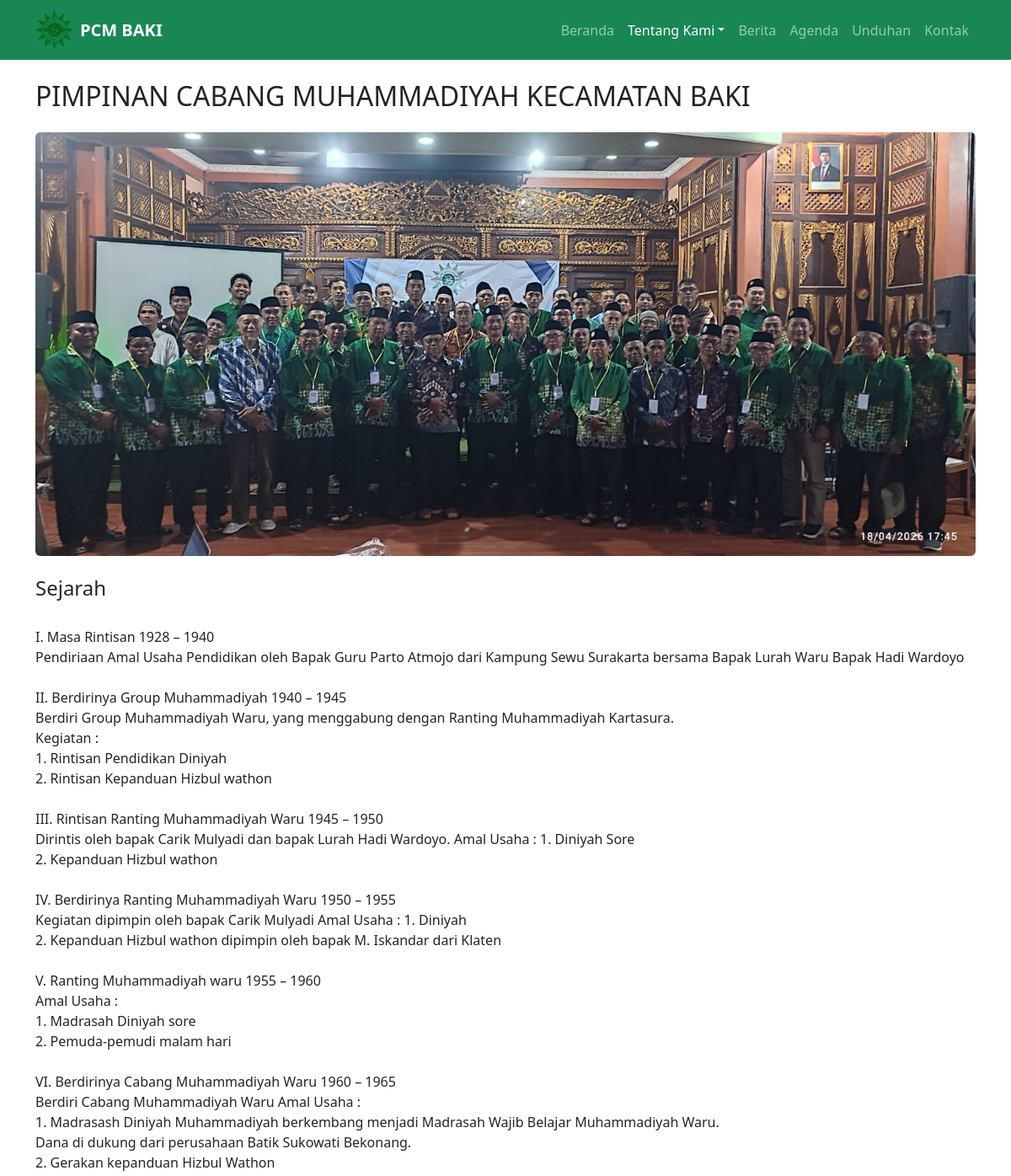
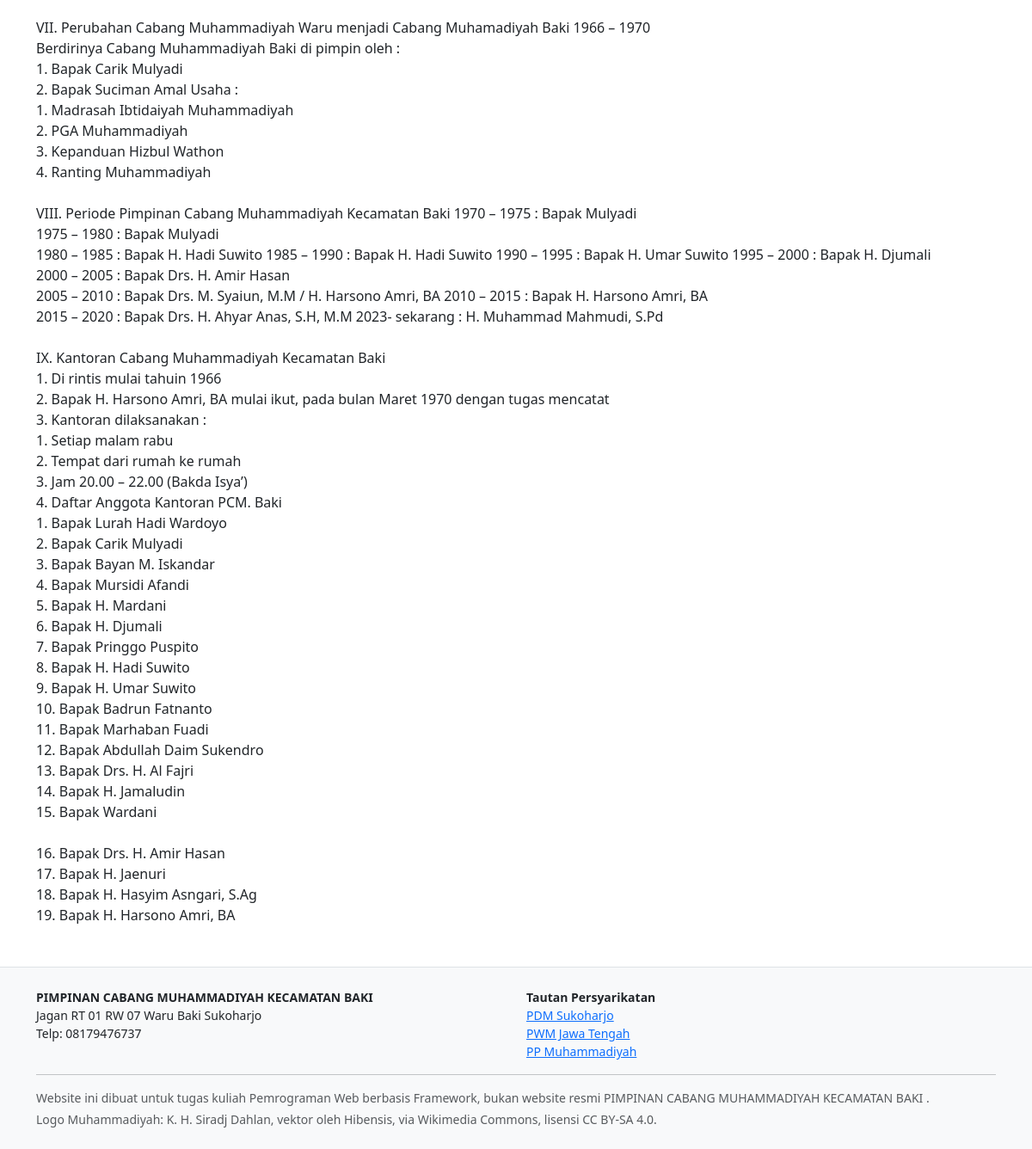
The page /profil/ on the database its author committed (2 pictures, top to bottom).
### web/models.py (models this page shows, shortened)
class ProfilOrganisasi(models.Model):
    nama = models.CharField(max_length=200)
    nama_singkat = models.CharField(max_length=50)
    tagline = models.CharField(max_length=200, blank=True)
    tentang = models.TextField(blank=True)
    sejarah = models.TextField(blank=True)
    visi = models.TextField(blank=True)
    misi = models.TextField(blank=True, help_text="Tulis satu misi per baris.")
    alamat_sekretariat = models.TextField(blank=True)
    telepon = models.CharField(max_length=50, blank=True)
    email = models.EmailField(blank=True)
    jumlah_anggota_ktam = models.PositiveIntegerField(default=0, verbose_name="jumlah anggota ber-KTAM")
    gambar_hero = models.ImageField(upload_to="hero/", blank=True)
    class Meta:
        verbose_name = "profil organisasi"
        verbose_name_plural = "profil organisasi"
    @property
    def daftar_misi(self):
        return [baris.strip() for baris in self.misi.splitlines() if baris.strip()]

class TautanTerkait(models.Model):
    nama = models.CharField(max_length=150)
    url = models.URLField()
    urutan = models.PositiveIntegerField(default=0)
    class Meta:
        ordering = ["urutan"]
        verbose_name = "tautan terkait"
        verbose_name_plural = "tautan terkait"

### web/views.py (the view)
# urls.py: path("profil/", views.profil, name="profil"),
def profil(request):
    profil = ProfilOrganisasi.objects.first()
    return render(request, "web/profil.html", {"profil": profil})

### web/context_processors.py (called while the page is built)
def situs(request):
    return {
        "profil": ProfilOrganisasi.objects.first(),
        "tautan_terkait": TautanTerkait.objects.all(),
    }

### web/templates/web/profil.html (shortened to what this page needs)
{% extends "base.html" %}
{% block content %}
{% if profil %}
  <header class="mb-4">
    <h1 class="h2">{{ profil.nama }}</h1>
  </header>
  {% if profil.gambar_hero %}
    <img src="{{ profil.gambar_hero.url }}" alt="{{ profil.nama }}" class="img-fluid rounded mb-4">
  {% endif %}
  {% if profil.sejarah %}
    <section class="mb-4">
      <h2 class="h4">Sejarah</h2>
      <p>{{ profil.sejarah|linebreaksbr }}</p>
    </section>
  {% endif %}
{% else %}
  <div class="alert alert-info">Profil organisasi belum diisi. Silakan isi lewat halaman admin.</div>
{% endif %}
{% endblock %}

### templates/partials/_header.html (shortened to what this page needs)
{% load static %}
{% with nama=request.resolver_match.url_name %}
<nav class="navbar navbar-expand-lg navbar-dark bg-success">
  <div class="container">
    <a class="navbar-brand d-flex align-items-center gap-2"
       href="{% url 'web:beranda' %}">
      <img
        src="{% static 'img/logo-muhammadiyah.webp' %}"
        alt="Logo Muhammadiyah"
        width="45"
        height="45"
        class="object-fit-contain"
      >
      <span>
        <strong>{{ profil.nama_singkat|default:"PCM" }}</strong>
      </span>
    </a>
    <div class="collapse navbar-collapse" id="menu">
      <ul class="navbar-nav ms-auto">
        <li class="nav-item"><a class="nav-link {% if nama == 'beranda' %}active{% endif %}" href="{% url 'web:beranda' %}">Beranda</a></li>
        <li class="nav-item dropdown">
          <button type="button" class="nav-link dropdown-toggle {% if nama == 'profil' or nama == 'pimpinan' or nama == 'ranting' or nama == 'amal_usaha' %}active{% endif %}" data-bs-toggle="dropdown" aria-expanded="false">Tentang Kami</button>
        </li>
        <li class="nav-item"><a class="nav-link {% if nama == 'berita' or nama == 'berita_detail' %}active{% endif %}" href="{% url 'web:berita' %}">Berita</a></li>
        <li class="nav-item"><a class="nav-link {% if nama == 'agenda' %}active{% endif %}" href="{% url 'web:agenda' %}">Agenda</a></li>
        <li class="nav-item"><a class="nav-link {% if nama == 'unduhan' %}active{% endif %}" href="{% url 'web:unduhan' %}">Unduhan</a></li>
        <li class="nav-item"><a class="nav-link {% if nama == 'kontak' %}active{% endif %}" href="{% url 'web:kontak' %}">Kontak</a></li>
      </ul>
    </div>
  </div>
</nav>
{% endwith %}

### templates/partials/_footer.html (shortened to what this page needs)
<footer class="bg-light border-top py-4 mt-auto">
  <div class="container small">
    <div class="row gy-3">
      <div class="col-md-6">
        <strong>{{ profil.nama|default:"PCM" }}</strong>
        <br />
        {{ profil.alamat_sekretariat|default:"Alamat belum tersedia" }}
        {% if profil.telepon %}
          <br />
          Telp: {{ profil.telepon }}
        {% endif %}
      </div>
      <div class="col-md-6">
        <strong>Tautan Persyarikatan</strong>
        <ul class="list-unstyled mb-0">
          {% for tautan in tautan_terkait %}
            <li>
              <a
                href="{{ tautan.url }}"
                target="_blank"
                rel="noopener noreferrer"
              >
                {{ tautan.nama }}
              </a>
            </li>
          {% empty %}
            <li>Belum tersedia</li>
          {% endfor %}
        </ul>
      </div>
    </div>
    <hr />
    <p class="mb-1 text-muted">
      Website ini dibuat untuk tugas kuliah Pemrograman Web berbasis Framework,
      bukan website resmi {{ profil.nama|default:"PCM" }}.
    </p>
    <p class="mb-0 text-muted">
      Logo Muhammadiyah: K. H. Siradj Dahlan, vektor oleh Hibensis,
      via Wikimedia Commons, lisensi CC BY-SA 4.0.
    </p>
  </div>
</footer>

### rows shown on the page
ProfilOrganisasi: nama_singkat "PCM BAKI", nama "PIMPINAN CABANG MUHAMMADIYAH KECAMATAN BAKI", gambar_hero (picture), sejarah "I. Masa Rintisan 1928 – 1940 Pendiriaan Amal Usaha Pendidikan oleh Bapak Guru Parto Atmojo dari Kampung Sewu Surakarta bersama Bapak Lurah Waru Bapak Hadi Wardoyo II. Berdirinya Group Muhammadiyah 1940 – 1945 Berdiri Group Muhammadiyah Waru, yang menggabung dengan Ranting Muhammadiyah Kartasura. Kegiatan : 1. Rintisan Pendidikan Diniyah 2. Rintisan Kepanduan Hizbul wathon III. Rintisan Ranting Muhammadiyah Waru 1945 – 1950 Dirintis oleh bapak Carik Mulyadi dan bapak Lurah Hadi Wardoyo. Amal Usaha : 1. Diniyah Sore 2. Kepanduan Hizbul wathon IV. Berdirinya Ranting Muhammadiyah Waru 1950 – 1955 Kegiatan dipimpin oleh bapak Carik Mulyadi Amal Usaha : 1. Diniyah 2. Kepanduan Hizbul wathon…", alamat_sekretariat "Jagan RT 01 RW 07 Waru Baki Sukoharjo", telepon "08179476737"
TautanTerkait: nama "PDM Sukoharjo"
TautanTerkait: nama "PWM Jawa Tengah"
TautanTerkait: nama "PP Muhammadiyah"
